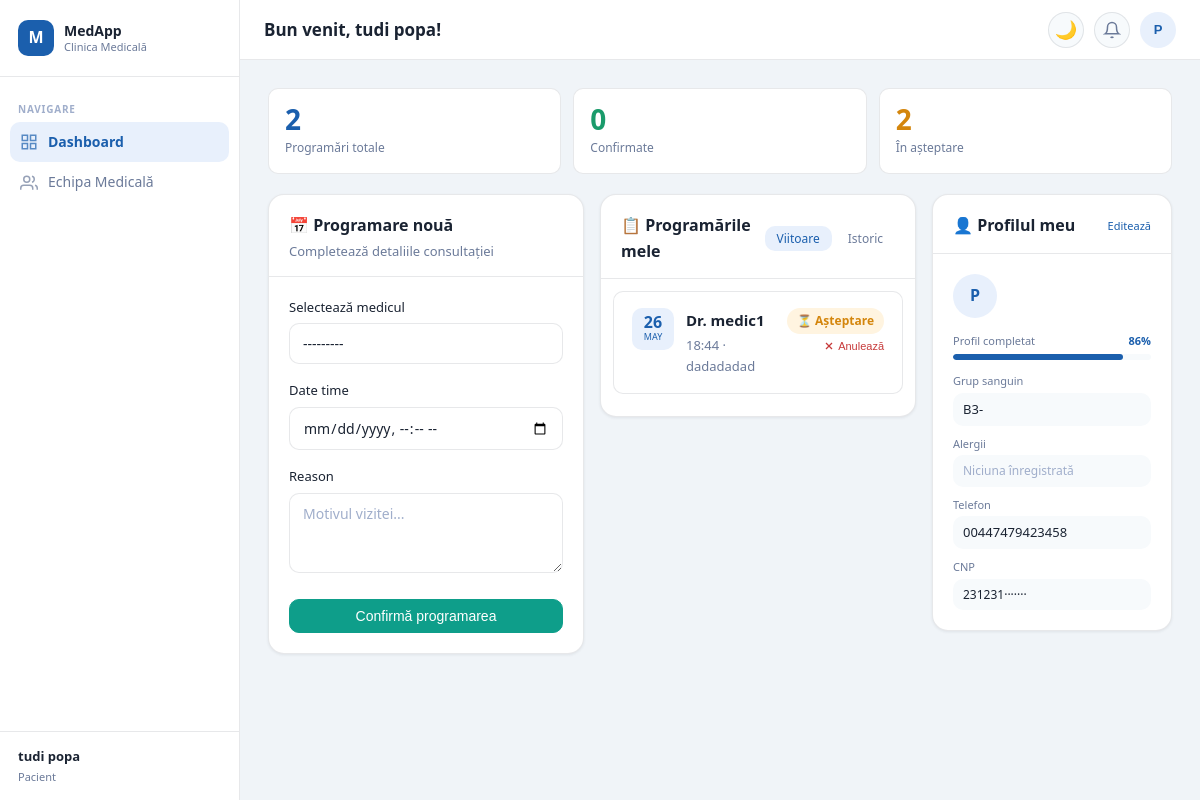
The page /patient/dashboard/ (signed in) on the database its author committed.
### accounts/models.py (models this page shows, shortened)
class CustomUser(AbstractUser):
    is_patient = models.BooleanField(default=False)
    is_doctor  = models.BooleanField(default=False)
    is_admin   = models.BooleanField(default=False)
    def __str__(self):
        return self.username
    def get_role_label(self):
        if self.is_superuser or self.is_staff:
            return 'Admin'
        if self.is_doctor:
            return 'Medic'
        if self.is_patient:
            return 'Pacient'
        return 'Utilizator'

class Appointment(models.Model):
    patient      = models.ForeignKey(CustomUser, on_delete=models.CASCADE, related_name='appointments_as_patient')
    doctor       = models.ForeignKey(CustomUser, on_delete=models.CASCADE, related_name='appointments_as_doctor')
    date_time    = models.DateTimeField()
    reason       = models.TextField(blank=True, null=True)
    is_confirmed = models.BooleanField(default=False)
    created_at   = models.DateTimeField(auto_now_add=True)
    class Meta:
        ordering = ['-date_time']

class PatientProfile(models.Model):
    user       = models.OneToOneField(CustomUser, on_delete=models.CASCADE, related_name='patient_profile')
    cnp        = models.CharField(max_length=13, blank=True, default='')
    birth_date = models.DateField(null=True, blank=True)
    blood_type = models.CharField(max_length=5, blank=True, default='')
    allergies  = models.TextField(blank=True, default='')
    phone      = models.CharField(max_length=20, blank=True, default='')

### accounts/views.py (the view)
# urls.py: path('patient/dashboard/',                      patient_dashboard,   name='patient_dashboard'),
@login_required(login_url='login')
def patient_dashboard(request):
    if not getattr(request.user, 'is_patient', False):
        return redirect('home')
    profile, _ = PatientProfile.objects.get_or_create(user=request.user)
    now = timezone.now()
    if request.method == 'POST':
        form = AppointmentForm(request.POST)
        if form.is_valid():
            appt = form.save(commit=False)
            appt.patient = request.user
            appt.save()
            AuditLog.log(request, AuditLog.Action.APPT_CREATED,
                         metadata={'doctor': appt.doctor.username})
            messages.success(request, 'Programarea a fost creată cu succes!')
            return redirect('patient_dashboard')
    else:
        form = AppointmentForm()
    all_appts       = Appointment.objects.filter(patient=request.user).select_related('doctor')
    upcoming        = all_appts.filter(date_time__gte=now).order_by('date_time')
    past            = all_appts.filter(date_time__lt=now).order_by('-date_time')
    last_visit      = past.first()
    confirmed_count = all_appts.filter(is_confirmed=True).count()
    pending_count   = all_appts.filter(is_confirmed=False).count()
    profile_pct     = _profile_pct(profile, request.user)
    notif_list, notif_count = _get_notifications(request.user)
    return render(request, 'patient_dashboard.html', {
        'form':            form,
        'appointments':    all_appts,
        'upcoming':        upcoming,
        'past':            past,
        'last_visit':      last_visit,
        'profile':         profile,
        'confirmed_count': confirmed_count,
        'pending_count':   pending_count,
        'profile_pct':     profile_pct,
        'notif_list':      notif_list,
        'notif_count':     notif_count,
    })

### templates/patient_dashboard.html (shortened to what this page needs)
{% extends 'base.html' %}
{% load static %}
{% block page_title %}Bun venit, {{ user.get_full_name|default:user.username }}!{% endblock %}
{% block nav_dashboard %}active{% endblock %}
{% block content %}
<div style="display:grid;grid-template-columns:repeat(3,1fr);gap:12px;margin-bottom:20px;">
    <div class="stat-card">
        <div class="stat-value">{{ appointments.count }}</div>
        <div class="stat-label">Programări totale</div>
    </div>
    <div class="stat-card">
        <div class="stat-value" style="color:var(--c-success);">{{ confirmed_count }}</div>
        <div class="stat-label">Confirmate</div>
    </div>
    <div class="stat-card">
        <div class="stat-value" style="color:var(--c-warning);">{{ pending_count }}</div>
        <div class="stat-label">În așteptare</div>
    </div>
</div>
<div style="display:grid;grid-template-columns:1fr 1fr 240px;gap:16px;align-items:start;">
    <div class="card">
        <div class="card-header">
            <div class="card-title">📅 Programare nouă</div>
            <div class="card-subtitle">Completează detaliile consultației</div>
        </div>
        <div class="card-body">
            <form method="POST" action="" novalidate>
                {% for field in form %}
                    <div class="form-group">
                        <label class="form-label">{{ field.label }}</label>
                        {{ field }}
                    </div>
                {% endfor %}
                <button type="submit" class="btn btn-teal btn-full" style="margin-top:4px;">
                    Confirmă programarea
                </button>
            </form>
        </div>
    </div>
    <div class="card">
        <div class="card-header" style="display:flex;align-items:center;justify-content:space-between;">
            <div class="card-title">📋 Programările mele</div>
            <div style="display:flex;gap:4px;">
                <button class="dash-tab active" id="tab-btn-viit" onclick="switchTab('viit')">Viitoare</button>
                <button class="dash-tab" id="tab-btn-ist"  onclick="switchTab('ist')">Istoric</button>
            </div>
        </div>
        <div class="card-body" style="padding:12px;">
            <div id="tab-viit">
                {% for appt in upcoming %}
                    <div class="appt-item">
                        <div style="width:42px;height:42px;background:var(--c-primary-lt);border-radius:var(--radius-md);display:flex;flex-direction:column;align-items:center;justify-content:center;flex-shrink:0;">
                            <div style="font-size:16px;font-weight:600;color:var(--c-primary);line-height:1;">{{ appt.date_time|date:"d" }}</div>
                            <div style="font-size:9px;color:var(--c-primary);text-transform:uppercase;">{{ appt.date_time|date:"M" }}</div>
                        </div>
                        <div class="appt-info">
                            <div class="appt-name">Dr. {{ appt.doctor.get_full_name|default:appt.doctor.username }}</div>
                            <div class="appt-meta">{{ appt.date_time|date:"H:i" }}{% if appt.reason %} · {{ appt.reason|truncatechars:28 }}{% endif %}</div>
                        </div>
                        <div style="display:flex;flex-direction:column;align-items:flex-end;gap:6px;">
                            {% if appt.is_confirmed %}
                                <span class="badge badge-success">✓ Confirmat</span>
                            {% else %}
                                <span class="badge badge-warning">⏳ Așteptare</span>
                                <form method="POST" action="{% url 'cancel_appointment' appt.id %}" style="margin:0;"
                                      onsubmit="return confirm('Anulezi această programare?');">
                                    <button type="submit"
                                            style="background:none;border:none;cursor:pointer;color:var(--c-danger);font-size:11px;padding:0;display:flex;align-items:center;gap:3px;"
                                            title="Anulează programarea">
                                        <svg width="12" height="12" viewBox="0 0 24 24" fill="none" stroke="currentColor" stroke-width="2.5" aria-hidden="true"><line x1="18" y1="6" x2="6" y2="18"/><line x1="6" y1="6" x2="18" y2="18"/></svg>
                                        Anulează
                                    </button>
                                </form>
                            {% endif %}
                        </div>
                    </div>
                {% empty %}
                    <div class="empty-state">
                        <div class="empty-state-icon">📭</div>
                        <div class="empty-state-text">Nicio programare viitoare.</div>
                    </div>
                {% endfor %}
            </div>
        </div>
    </div>
    <div class="card">
        <div class="card-header" style="display:flex;align-items:center;justify-content:space-between;">
            <div class="card-title">👤 Profilul meu</div>
            <a href="{% url 'profile_edit' %}" style="font-size:11px;color:var(--c-primary);">Editează</a>
        </div>
        <div class="card-body">
            <div style="width:44px;height:44px;border-radius:50%;background:var(--c-primary-lt);color:var(--c-primary);font-weight:700;font-size:16px;display:flex;align-items:center;justify-content:center;margin-bottom:14px;">
                {{ user.username|first|upper }}
            </div>
            <div style="margin-bottom:12px;">
                <div style="display:flex;justify-content:space-between;align-items:center;margin-bottom:5px;">
                    <div style="font-size:11px;color:var(--text-muted);">Profil completat</div>
                    <div style="font-size:11px;font-weight:600;color:var(--c-primary);">{{ profile_pct }}%</div>
                </div>
                <div style="height:6px;background:var(--surface-2);border-radius:3px;overflow:hidden;">
                    <div style="height:100%;width:{{ profile_pct }}%;background:{% if profile_pct == 100 %}var(--c-success){% elif profile_pct >= 60 %}var(--c-primary){% else %}var(--c-warning){% endif %};border-radius:3px;transition:width .5s ease;"></div>
                </div>
            </div>
            <div style="margin-bottom:9px;">
                <div style="font-size:11px;color:var(--text-muted);margin-bottom:3px;">Grup sanguin</div>
                <div style="font-size:13px;color:var(--text);background:var(--surface-2);border-radius:var(--radius-md);padding:6px 10px;">
                    {% if profile.blood_type %}{{ profile.blood_type }}{% else %}<span style="color:var(--text-faint)">—</span>{% endif %}
                </div>
            </div>
            <div style="margin-bottom:9px;">
                <div style="font-size:11px;color:var(--text-muted);margin-bottom:3px;">Alergii</div>
                <div style="font-size:12px;color:var(--text);background:var(--surface-2);border-radius:var(--radius-md);padding:6px 10px;word-break:break-word;">
                    {% if profile.allergies %}{{ profile.allergies|truncatechars:40 }}{% else %}<span style="color:var(--text-faint)">Niciuna înregistrată</span>{% endif %}
                </div>
            </div>
            <div style="margin-bottom:9px;">
                <div style="font-size:11px;color:var(--text-muted);margin-bottom:3px;">Telefon</div>
                <div style="font-size:13px;color:var(--text);background:var(--surface-2);border-radius:var(--radius-md);padding:6px 10px;">
                    {% if profile.phone %}{{ profile.phone }}{% else %}<span style="color:var(--text-faint)">—</span>{% endif %}
                </div>
            </div>
            <div>
                <div style="font-size:11px;color:var(--text-muted);margin-bottom:3px;">CNP</div>
                <div style="font-size:12px;color:var(--text);background:var(--surface-2);border-radius:var(--radius-md);padding:6px 10px;">
                    {% if profile.cnp %}{{ profile.cnp|slice:":6" }}·······{% else %}<span style="color:var(--text-faint)">—</span>{% endif %}
                </div>
            </div>
        </div>
    </div>
</div>
{% endblock %}

### templates/base.html (shortened to what this page needs)
{% load static %}
<!DOCTYPE html>
<html lang="ro" data-theme="light">
<head>
    <link rel="stylesheet" href="{% static 'css/style.css' %}">
</head>
<body>
<div class="page-wrapper">
    <aside class="sidebar" id="sidebar">
        <div class="sidebar-brand">
            <div class="sidebar-logo">M</div>
            <div class="sidebar-brand-text">
                MedApp
                <span>Clinica Medicală</span>
            </div>
        </div>
        <nav class="sidebar-nav">
            <div class="sidebar-section-label">Navigare</div>
            {% if user.is_patient %}
                <a href="{% url 'patient_dashboard' %}" class="sidebar-link {% block nav_dashboard %}{% endblock %}">
                    <svg viewBox="0 0 24 24" fill="none" stroke="currentColor" stroke-width="2" aria-hidden="true"><rect x="3" y="3" width="7" height="7"/><rect x="14" y="3" width="7" height="7"/><rect x="14" y="14" width="7" height="7"/><rect x="3" y="14" width="7" height="7"/></svg>
                    Dashboard
                </a>
                <a href="{% url 'doctors_list' %}" class="sidebar-link {% block nav_doctors %}{% endblock %}">
                    <svg viewBox="0 0 24 24" fill="none" stroke="currentColor" stroke-width="2" aria-hidden="true"><path d="M17 21v-2a4 4 0 0 0-4-4H5a4 4 0 0 0-4 4v2"/><circle cx="9" cy="7" r="4"/><path d="M23 21v-2a4 4 0 0 0-3-3.87"/><path d="M16 3.13a4 4 0 0 1 0 7.75"/></svg>
                    Echipa Medicală
                </a>
            {% endif %}
        </nav>
        <div style="padding:14px 18px;border-top:1px solid var(--border);">
            <div style="font-size:13px;font-weight:600;color:var(--text);">
                {{ user.get_full_name|default:user.username }}
            </div>
            <div style="font-size:11px;color:var(--text-muted);margin-top:2px;">
                {{ user.get_role_label }}
            </div>
        </div>
    </aside>
    <div class="main-content">
        <header class="topbar">
            <span class="topbar-title">{% block page_title %}Dashboard{% endblock %}</span>
            <div class="topbar-actions">
                <button class="theme-toggle" id="theme-toggle-btn"
                        onclick="toggleTheme()" aria-label="Comută tema">🌙</button>
                {% if user.is_patient %}
                <div class="notif-wrapper" id="notifWrapper">
                    <button class="notif-btn" id="notifBtn"
                            onclick="toggleNotif(event)" aria-label="Notificări">
                        <svg width="18" height="18" viewBox="0 0 24 24" fill="none"
                             stroke="currentColor" stroke-width="2" aria-hidden="true">
                            <path d="M18 8A6 6 0 0 0 6 8c0 7-3 9-3 9h18s-3-2-3-9"/>
                            <path d="M13.73 21a2 2 0 0 1-3.46 0"/>
                        </svg>
                    </button>
                </div>
                {% endif %}
                <div class="avatar-menu" id="avatarMenu">
                    <button class="user-avatar" id="avatarBtn"
                            onclick="toggleAvatarMenu(event)"
                            aria-haspopup="true" aria-expanded="false">
                        {{ user.username|first|upper }}
                    </button>
                </div>
            </div>
        </header>
        <main class="page-content">
            {% block content %}{% endblock %}
        </main>
    </div>
</div>
</body>
</html>

### rows shown on the page
CustomUser: get_full_name "tudi popa", get_role_label "Pacient", username|first "P"
Appointment: date_time "26", date_time "MAY", doctor.get_full_name "medic1", date_time "18:44", reason "dadadadad", is_confirmed "⏳ Așteptare"
PatientProfile: blood_type "B3-", phone "00447479423458", cnp "231231"

### other values the page prints
{{ appointments.count }} "2"
{{ confirmed_count }} "0"
{{ pending_count }} "2"
{{ field.label }} "Selectează medicul" "Date time" "Reason"
{{ profile_pct }} "86"
